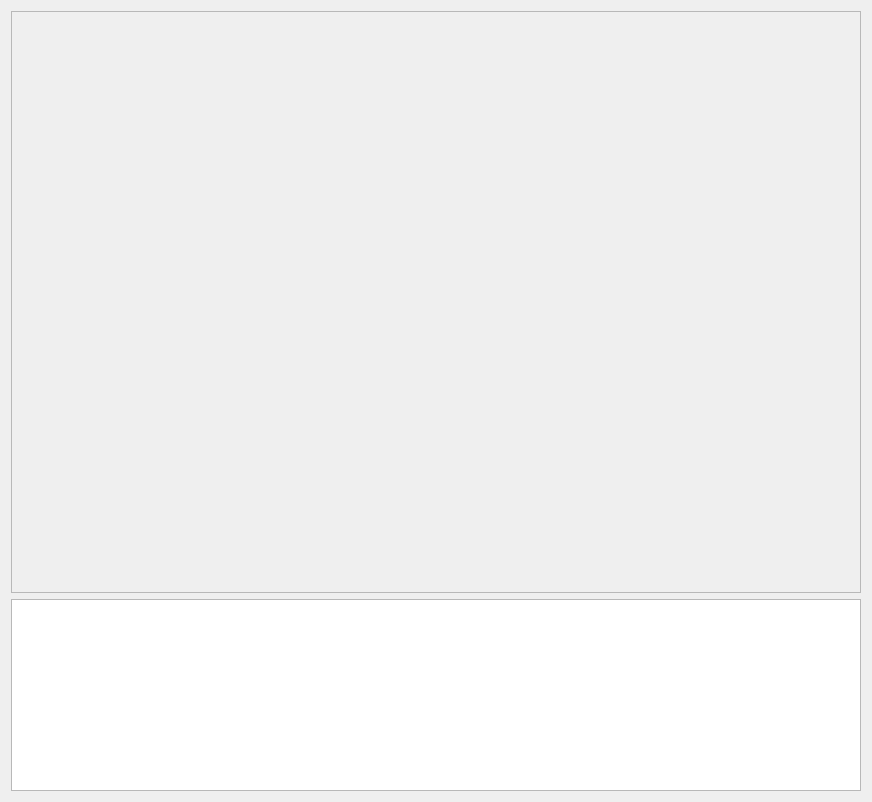
<?xml version="1.0" encoding="UTF-8"?>
<ui version="4.0">
 <class>TopicDataDetails</class>
 <widget class="QWidget" name="TopicDataDetails">
  <property name="geometry">
   <rect>
    <x>0</x>
    <y>0</y>
    <width>872</width>
    <height>802</height>
   </rect>
  </property>
  <property name="windowTitle">
   <string>智能医疗系统患者端</string>
  </property>
  <layout class="QGridLayout" name="gridLayout">
   <item row="0" column="0">
    <widget class="QScrollArea" name="screen">
     <property name="widgetResizable">
      <bool>true</bool>
     </property>
     <widget class="QWidget" name="scrollAreaWidgetContents">
      <property name="geometry">
       <rect>
        <x>0</x>
        <y>0</y>
        <width>852</width>
        <height>584</height>
       </rect>
      </property>
     </widget>
    </widget>
   </item>
   <item row="1" column="0" rowspan="2">
    <widget class="CustomTextEdit" name="message"/>
   </item>
  </layout>
 </widget>
 <customwidgets>
  <customwidget>
   <class>CustomTextEdit</class>
   <extends>QTextEdit</extends>
   <header>customtextedit.h</header>
  </customwidget>
 </customwidgets>
 <resources/>
 <connections/>
</ui>
